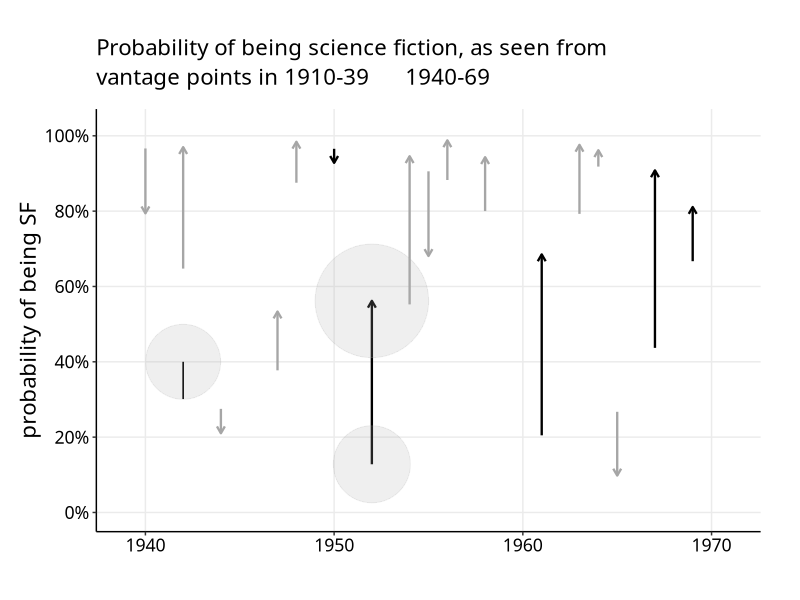
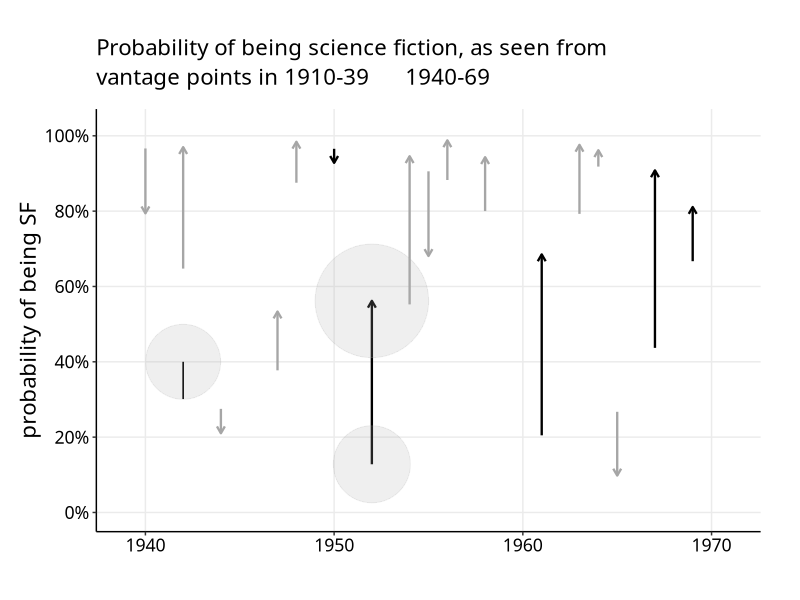

The R script that drew these images, in order:
this.dir <- dirname(parent.frame(2)$ofile)
setwd(this.dir)

library(scales)
library(ggplot2)
l <- read.csv('../interpretations/1940plotarrows.tsv', sep = '\t')
lsubset = l[l$title == 'Player piano.',  ]
title = paste('Probability of being science fiction, as seen from\nvantage points in 1910-39      1940-69')
legend = data.frame(
  x = c(1942),
  y = c(.4),
  size = 9.5
)
legendseg = data.frame(
  x = 1942,
  y = 0.4,
  xend = 1942,
  yend = 0.301
)

p <- ggplot() + 
  geom_segment(data = l, aes(x= firstpub, y = unweightpremean, xend= firstpub, yend= unweightpostmean, colour = colour), 
               arrow = arrow(length = unit(0.2, "cm")), size = 0.8) +
  geom_point(data = lsubset, aes(x = firstpub, y = unweightpremean, size = (100 * prestd)), color = 'gray70', alpha = 0.2) +
  scale_radius(range = c(25, 38)) +
  geom_point(data = lsubset, aes(x = firstpub, y = unweightpostmean, size = (100 * poststd)), color = 'gray70', alpha = 0.2) +
  scale_color_manual(values = c('black', 'gray65')) +
  geom_point(data = legend, aes(x=x, y=y, size = size), color = 'gray70', alpha = 0.2) +
  geom_segment(data = legendseg, aes(x = x, y = y, xend = xend, yend = yend), colour = 'black') +
  scale_y_continuous('probability of being SF', labels = percent, breaks = c(0, 0.2, 0.4, 0.6, 0.8, 1), limits = c(0, 1.02)) + 
  scale_x_continuous("", limits = c(1939, 1971)) +
  theme_bw() + ggtitle(title) +
  theme(text = element_text(size = 16, family = "Avenir Next Medium"), 
        panel.border = element_blank(), legend.position = "none",
        axis.line = element_line(color = 'black'),
        axis.text = element_text(color = 'black'),
        panel.grid.minor = element_line(colour = "white"),
        plot.title = element_text(margin = margin(b = 14), size = 16, lineheight = 1.1),
        plot.margin = margin(1, 1, 0.5, 0.5, "cm"))
tiff("~/Dropbox/python/pmla/images/figure3.tiff", height = 6, width = 8, units = 'in', res=400)
plot(p)
dev.off()
plot(p)